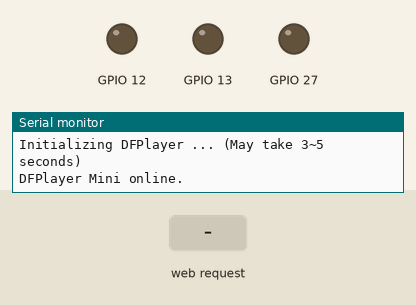
Simulated run of this sketch. Board: ESP32. On the bench: output pins drawn as LEDs (lit = HIGH), the last lines printed to the serial monitor. The inputs (shaded band) are chosen by the test bench. WiFi joins after 1.5 s; servers stay silent unless stated; the audio player accepts every command and is not drawn.

Above: at 1.7 s.
1.8 s: HTTP request GET /mode/toggle received
At 2.29 s:
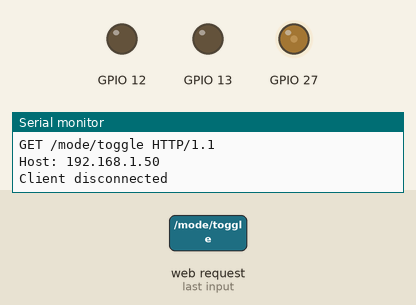
4.8 s: HTTP request GET /LED/red received
7.8 s: HTTP request GET /LED/orange received
At 7.99 s:
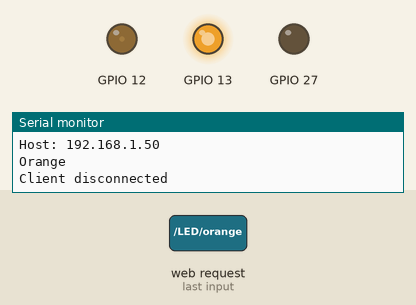
10.8 s: HTTP request GET /LED/yellow received
13.8 s: HTTP request GET /LED/lime received
At 14.0 s:
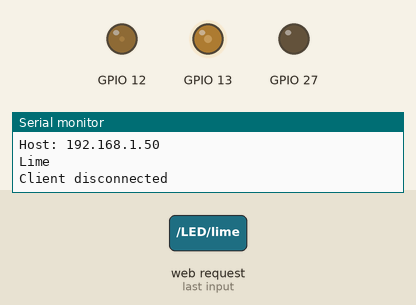
16.8 s: HTTP request GET /LED/green received
At 17.01 s:
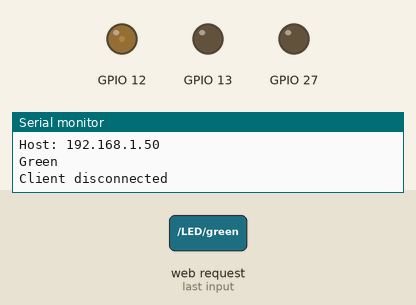
Timing chart, 0 to 20.8 s (numbered marks = the images above; inputs shaded):
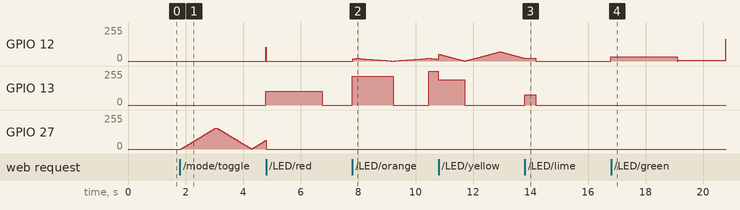

The sketch:

alarm-code.ino
```cpp
#include <iostream>
#include <string>
// I'm 90% sure that the above dependencies are unneeded, but I can't check at the time of writing this, so I will leave these in just in case

#include <WiFi.h>
#include "Arduino.h"
#include "DFRobotDFPlayerMini.h"
#define FPSerial Serial1


  // This is the simple code that the alarm runs on. It initializes an access point at "ESP32-AP" with password "123" that you connect to to access its webpage (line 350).
  // There is also commented out code (lines 425 - 434) that can connect to an existing wifi network, so, as long as the client is connected to that network, they can connect to each other that way.
  // When a client connects to it, the alarm sends back a wbepage to be displayed on the client side (lines 505 - 506). If you want to use a different webpage, comment out that part.
  // You can control the alarm with several endpoints (lines 424 - 503). Here are such endpoints:
    // GET /LED/toggle - toggles the LED on or off when in "inactive" mode
    // GET /LED/white - changes the LED color to white
    // GET /LED/red - changes the LED color to red
    // GET /LED/orange - changes the LED color to orange
    // GET /LED/yellow - changes the LED color to yellow
    // GET /LED/lime - changes the LED color to lime
    // GET /LED/green - changes the LED color to green
    // GET /LED/cyan - changes the LED color to cyan
    // GET /LED/blue - changes the LED color to blue
    // GET /LED/purple - changes the LED color to purple
    // GET /LED/pink - changes the LED color to pink
    // POST /LED/brightness - sets the brightness of the LED to the posted value. Should be between 0.00 and 1.00

    // GET /alarm/activate - plays one iteration of the alarm sound (when the alarm is in "active" mode, it loops the alarm sound infinitely)
    // POST /alarm/volume - sets the volume of the alarm to the posted value. Should be between 0.00 and 1.00

    // GET /mode/toggle - toggles the mode between inactive and active. inactive means the alarm is not going off and you can manually activate either the led or the speaker via
      // the web app. Active means that the alarm is going off.

  // One thing to note about the post requests is that the body should be completely empty except for just the value you want to send. If you want to send a value of 0.5 to
    // GET /LED/brightness, then send the body as 0.5, not value=0.5 or brightness=0.5.

  // Credits to https://randomnerdtutorials.com/esp32-web-server-arduino-ide/, https://randomnerdtutorials.com/esp32-access-point-ap-web-server/, and ChatGPT.


// Alarm settings
DFRobotDFPlayerMini myDFPlayer;
void printDetail(uint8_t type, int value);

// Can be "inactive" or "active"
String alarmMode = "inactive";

int redBaseBrightness = 255;
int greenBaseBrightness = 255;
int blueBaseBrightness = 160;
int colorCycle = 1;
float brightness = 0;
float brightnessFactor = 1;

float fadeAmount = 0.25;
int fadeCycle = 1;
int buttonState = 0;
int buttonLock = 0;

float alarmVolume = 1;
int timer = 0;
int TIMER_INTERVAL = 8650;


// Server settings
WiFiServer server(80);
String header;

String ledState = "off";

// Current time
unsigned long currentTime = millis();
// Previous time
unsigned long previousTime = 0;
// Define timeout time in milliseconds (example: 2000ms = 2s)
const long timeoutTime = 2000;


const String html = R"rawliteral(
<!DOCTYPE html>
<html>
    <head>
        <meta name="viewport" content="width=device-width, initial-scale=1.0" />
        <style>
            html, body {
                margin: 0;
            }

            #screen {
                background-color: #61636b;
                width: 100vw;
                min-height: 100vh;
                display: flex;
                flex-flow: column nowrap;
                align-items: center;
            }

            #navbar {
                background-color: #dcdde0;
                border-bottom: 2px solid #d2d3d6;
                width: 100vw;
                min-height: clamp(0px, 20vw, 100px);
                display: flex;
                justify-content: space-around;
                position: fixed;
            }

            .nav-button-group {
                min-width: 0px;
                display: flex;
                flex-flow: row nowrap;
                align-items: center;
            }

            .nav-button {
                background-color: white;
                border: 1px solid #555;
                width: clamp(0px, 20vw, 200px);
                height: calc(clamp(0px, 20vw, 200px) * 0.7);
                margin: clamp(0px, 1vw, 15px);
                display: flex;
                justify-content: center;
                align-items: center;
            }

            .nav-button:active {
                background-color: #eee;
            }

            .nav-text {
                font-family: Helvetica;
                font-size: clamp(0px, 4vw, 30px);
                text-align: center;
            }

            #navbar-placeholder {
                min-height: calc(clamp(0px, 20vw, 100px) * 2);
            }

            #content {
                background-color: #c2c2c2;
                border-left: 5px solid #b8b8b8;
                border-right: 5px solid #b8b8b8;
                width: 70vw;
                min-height: 100vh;
                display: flex;
                flex-flow: column nowrap;
                align-items: center;
            }

            button {
                width: clamp(0px, 35vw, 400px);
                height: calc(clamp(0px, 35vw, 400px) * 0.5);
                font-family: Helvetica;
                font-size: clamp(0px, 7vw, 50px);
                color: black;
                margin: clamp(0px, 1vw, 15px);
                background-color: white;
                border-radius: 0;
                border: 1px solid #555;
            }

            button:active {
                background-color: #eee;
            }

            input {
                -webkit-appearance: none;
                width: clamp(0px, 35vw, 400px);
                height: clamp(0px, 2.5vw, 25px);
                background: white;
                outline: none;
                -webkit-transition: .2s;
                transition: opacity .2s;
                border-radius: 100px;
            }

            input::-webkit-slider-thumb {
                -webkit-appearance: none;
                appearance: none;
                width: clamp(0px, 6vw, 40px);
                height: clamp(0px, 6vw, 40px);
                background: #5caee0;
                cursor: pointer;
                border-radius: 100px;
            }

            .slider-container {
                display: flex;
                flex-flow: row nowrap;
                align-items: center;
            }

            .slider-label {
                font-family: Helvetica;
                font-size: clamp(0px, 4vw, 35px);
                margin: clamp(0px, 10px, 35px);
            }

            .divider {
                height: clamp(0px, 20vw, 200px);
                width: 0px;
            }

            #led-settings-screen {
                background-color: #c2c2c2;
                width: 70vw;
                display: flex;
                flex-flow: column nowrap;
                align-items: center;

            }

            #alarm-settings-screen {
                background-color: #c2c2c2;
                width: 70vw;
                display: none;
                flex-flow: column nowrap;
                align-items: center;
            }
        </style>
    </head>
    <body>
        <div id="screen">
            <div id="navbar">
                <div class="nav-button-group">
                    <div class="nav-button" onmouseup="changeScreen('led')">
                        <p class="nav-text">
                            LED Settings
                        </p>
                    </div>
                    <div class="nav-button" onmouseup="changeScreen('alarm')">
                        <p class="nav-text">
                            Alarm Settings
                        </p>
                    </div>
                    <div class="nav-button" id="toggleModeButton" onmouseup="toggleAlarm()">
                        <p class="nav-text" id="toggle-mode-text">
                            Engage Alarm
                        </p>
                    </div>
                </div>
            </div>
            <div id="content">

                <div id="navbar-placeholder"></div>

                <div id="led-settings-screen">
                    <button id="toggleLEDButton" onclick="toggleLED()">OFF</button>

                    <div class="divider"></div>

                    <button onclick="getRequest('/LED/white')">White</button><br>
                    <button onclick="getRequest('/LED/red')">Red</button><br>
                    <button onclick="getRequest('/LED/orange')">Orange</button><br>
                    <button onclick="getRequest('/LED/yellow')">Yellow</button><br>
                    <button onclick="getRequest('/LED/lime')">Lime</button><br>
                    <button onclick="getRequest('/LED/green')">Green</button><br>
                    <button onclick="getRequest('/LED/cyan')">Cyan</button><br>
                    <button onclick="getRequest('/LED/blue')">Blue</button><br>
                    <button onclick="getRequest('/LED/purple')">Purple</button><br>
                    <button onclick="getRequest('/LED/pink')">Pink</button><br>
                    <div class="slider-container">
                        <p class="slider-label">Brightness</p>
                        <p><input type='range' min='0.1' max='1' value='1' step='0.01' oninput="postRequest('/LED/brightness', this.value)"></p>
                    </div>
                </div>
                <div id="alarm-settings-screen">
                    <p><button onclick="getRequest('/alarm/activate')">Play Alarm</button></p>
                    <div class="slider-container">
                        <p class="slider-label">Volume</p>
                        <p><input type="range" min="0.8" max="1" value="1" step="0.01" oninput="postRequest('/alarm/volume', this.value)"></p>
                    </div>
                </div>
            </div>
        </div>
        <script>
            var ledState = 'off';
            var alarmState = "inactive";

            function getRequest(path) {
                const xhr = new XMLHttpRequest();
                xhr.open("GET", path, true);
                xhr.send("\n");
                xhr.send("\n");
            }

            function postRequest(path, value) {
                const xhr = new XMLHttpRequest();
                xhr.open('POST', path, true);
                xhr.setRequestHeader('Content-Type', 'application/x-www-form-urlencoded');
                xhr.send(value);
                xhr.send('   ');
            }

            function toggleLED() {
                if (ledState == 'off') {
                    document.getElementById('toggleLEDButton').innerHTML = 'ON';
                    ledState = 'on';
                } else {
                    document.getElementById('toggleLEDButton').innerHTML = 'OFF';
                    ledState = 'off';
                }
                getRequest("/LED/toggle");
            }

            function toggleAlarm() {
                if (alarmState == "inactive") {
                    alarmState = "active";
                    document.getElementById("toggle-mode-text").innerHTML = "Disengage Alarm";
                } else {
                    alarmState = "inactive";
                    document.getElementById("toggle-mode-text").innerHTML = "Engage Alarm";
                }
                getRequest("/mode/toggle");
            }

            function changeScreen(screen) {
                var ledSettings = document.getElementById("led-settings-screen");
                var alarmSettings = document.getElementById("alarm-settings-screen");
                if (screen == "led") {
                    ledSettings.style.display = "flex";
                    alarmSettings.style.display = "none";
                } else if (screen == "alarm") {
                    ledSettings.style.display = "none";
                    alarmSettings.style.display = "flex";
                }
            }
        </script>
    </body>
</html>
)rawliteral";


void setup() {
  Serial.begin(115200);
  pinMode(13, OUTPUT);
  pinMode(12, OUTPUT);
  pinMode(27, OUTPUT);

  // Connect to WiFi
  // char* ssid = "";
  // char* password = "";
  Serial.println("Connecting...");
  // WiFi.begin(ssid, password);
  WiFi.softAP("ESP32-AP", "123");
  // while (WiFi.status() != WL_CONNECTED) {
  //   delay(500);
  //   Serial.print(".");
  // }
  // Serial.println(WiFi.localIP());
  Serial.println(WiFi.softAPIP());

  // Setup DFPlayer
  FPSerial.begin(9600, SERIAL_8N1, /*rx =*/A1, /*tx =*/A0);
  Serial.begin(115200);

  Serial.println();
  Serial.println(F("DFRobot DFPlayer Mini Demo"));
  Serial.println(F("Initializing DFPlayer ... (May take 3~5 seconds)"));

  if (!myDFPlayer.begin(FPSerial, /*isACK = */true, /*doReset = */true)) {  //Use serial to communicate with mp3.
    Serial.println(F("Unable to begin:"));
    Serial.println(F("1.Please recheck the connection!"));
    Serial.println(F("2.Please insert the SD card!"));
  }
  Serial.println(F("DFPlayer Mini online."));

  // Start server
  server.begin();
}

void loop() {
  updateLED();
  loopAlarm();
  WiFiClient client = server.available();   // Listen for incoming clients

  if (client) {                             // If a new client connects,
    currentTime = millis();
    previousTime = currentTime;
    Serial.println("New Client.");          // print a message out in the serial port
    String currentLine = "";                // make a String to hold incoming data from the client
    String body = "";
    bool isPost = false;
    bool readingBody = false;
    // && currentTime - previousTime <= timeoutTime
    while (client.connected()) {  // loop while the client's connected
      currentTime = millis();
      if (client.available()) {             // if there's bytes to read from the client,
        char c = client.read();             // read a byte, then
        Serial.write(c);                    // print it out the serial monitor
        header += c;
        if (c == '\n') {                    // if the byte is a newline character
          // if the current line is blank, you got two newline characters in a row.
          // that's the end of the client HTTP request, so send a response:
          if (currentLine.length() == 0) {
            if (isPost) {
              int numConsecutiveSpaces = 0;
              while (client.available()) {
                c = client.read();
                if (c == ' ') {
                  numConsecutiveSpaces += 1;
                  if (numConsecutiveSpaces == 3) {
                    break;
                  }
                } else {
                  numConsecutiveSpaces = 0;
                }
                body += c;
              }
            }
            // HTTP headers always start with a response code (e.g. HTTP/1.1 200 OK)
            // and a content-type so the client knows what's coming, then a blank line:
            client.println("HTTP/1.1 200 OK");
            client.println("Content-type:text/html");
            client.println("Connection: close");
            client.println();

            // Endpoint handling
            if (header.indexOf("GET /LED/toggle") >= 0) {
              if (ledState == "off") {
                Serial.println("LED on");
                ledState = "on";
              } else {
                Serial.println("LED off");
                ledState = "off";
              }
            } else if (header.indexOf("GET /LED/white") >= 0) {
              Serial.println("White");
              redBaseBrightness = 255;
              greenBaseBrightness = 255;
              blueBaseBrightness = 160;
            } else if (header.indexOf("GET /LED/red") >= 0) {
              Serial.println("Red");
              redBaseBrightness = 255;
              greenBaseBrightness = 0;
              blueBaseBrightness = 0;
            } else if (header.indexOf("GET /LED/orange") >= 0) {
              Serial.println("Orange");
              redBaseBrightness = 255;
              greenBaseBrightness = 20;
              blueBaseBrightness = 0;
            } else if (header.indexOf("GET /LED/yellow") >= 0) {
              Serial.println("Yellow");
              redBaseBrightness = 255;
              greenBaseBrightness = 70;
              blueBaseBrightness = 0;
            } else if (header.indexOf("GET /LED/lime") >= 0) {
              Serial.println("Lime");
              redBaseBrightness = 255;
              greenBaseBrightness = 255;
              blueBaseBrightness = 0;
            } else if (header.indexOf("GET /LED/green") >= 0) {
              Serial.println("Green");
              redBaseBrightness = 0;
              greenBaseBrightness = 255;
              blueBaseBrightness = 0;
            } else if (header.indexOf("GET /LED/cyan") >= 0) {
              Serial.println("Cyan");
              redBaseBrightness = 0;
              greenBaseBrightness = 255;
              blueBaseBrightness = 255;
            } else if (header.indexOf("GET /LED/blue") >= 0) {
              Serial.println("Blue");
              redBaseBrightness = 0;
              greenBaseBrightness = 0;
              blueBaseBrightness = 255;
            } else if (header.indexOf("GET /LED/purple") >= 0) {
              Serial.println("Purple");
              redBaseBrightness = 255;
              greenBaseBrightness = 0;
              blueBaseBrightness = 200;
            } else if (header.indexOf("GET /LED/pink") >= 0) {
              Serial.println("Pink");
              redBaseBrightness = 255;
              greenBaseBrightness = 0;
              blueBaseBrightness = 35;
            } else if (header.indexOf("GET /alarm/activate") >= 0) {
              myDFPlayer.play(1);
            } else if (header.indexOf("GET /mode/toggle") >= 0) {
              if (alarmMode == "inactive") {
                brightness = 0;
                if (fadeAmount < 0) {
                  fadeAmount = fadeAmount * -1;
                }
                timer = millis();
                alarmMode = "active";
                myDFPlayer.play(1);
              } else {
                myDFPlayer.stop();
                alarmMode = "inactive";
              }
            } else if (header.indexOf("POST /LED/brightness") >= 0) {
              Serial.println("Change brightness");
              brightnessFactor = body.toFloat();
            } else if (header.indexOf("POST /alarm/volume") >= 0) {
              alarmVolume = body.toFloat();
              myDFPlayer.volume(30 * alarmVolume);
            }

            client.println(getHTML());
            client.println();

            // Break out of the while loop
            break;
          } else { // if you got a newline, then clear currentLine
            currentLine = "";
          }
        } else if (c != '\r') {  // if you got anything else but a carriage return character,
          currentLine += c;      // add it to the end of the currentLine
          if (currentLine.startsWith("POST")) {
            isPost = true;
          }
        }
      }
    }
    // Clear the header variable
    header = "";
    // Close the connection
    client.stop();
    Serial.println("Client disconnected");
  }
  delay(1);
}

void updateLED() {
  // Active alarm mode
  if (alarmMode == "active") {
    analogWrite(13, redBaseBrightness * (float(brightness) / 255) * brightnessFactor);
    analogWrite(12, greenBaseBrightness * (float(brightness) / 255) * brightnessFactor);
    analogWrite(27, blueBaseBrightness * (float(brightness) / 255) * brightnessFactor);
    brightness = brightness + fadeAmount;

    if (brightness < 0) {
      brightness = 0;
      fadeAmount = -fadeAmount;
    }

    if (brightness > 255) {
      brightness = 255;
      fadeAmount = -fadeAmount;
    }
  // Inactive alarm mode
  } else {
    if (ledState == "off") {
      analogWrite(13, 0);
      analogWrite(12, 0);
      analogWrite(27, 0);
    } else {
      analogWrite(13, redBaseBrightness * brightnessFactor);
      analogWrite(12, greenBaseBrightness * brightnessFactor);
      analogWrite(27, blueBaseBrightness * brightnessFactor);
    }
  }
}

void loopAlarm() {
  if (alarmMode == "active") {
    if (millis() - timer >= TIMER_INTERVAL) {
      myDFPlayer.play(1);
      timer = millis();
    }
  }
}

String getHTML() {
  return html;
}
```

Measured:
- after the input at 1.8 s, GPIO 12, GPIO 13: 0/255 → 104/255 after 3.0 s
- after the input at 13.8 s, GPIO 13: 0/255 → 77/255 at once, → 0/255 0.38 s later
- after the input at 16.8 s, GPIO 13: stays 0/255 (without the input it goes to 8/255 after 2.3 s)
